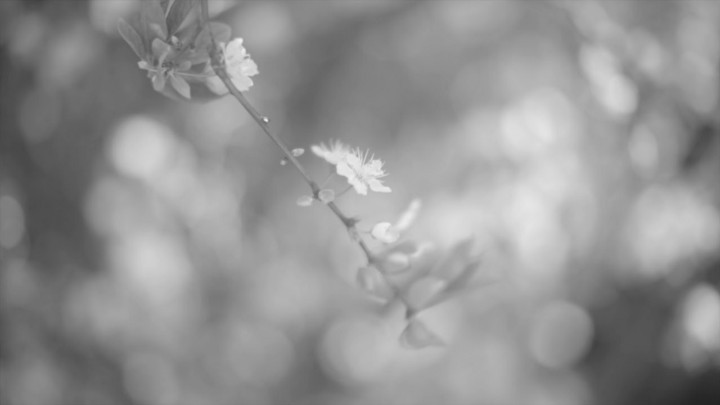
#> input picture Flower.jpeg, 720 x 405 px
$ jupyter execute --allow-errors Histogram_and_Histogram_Equalization_of_a_Gray_Scale_Image.ipynb
#> lines starting #> are read from the running program, lines starting #| are printed output that depends on the picture
**Histogram:**
Histogram is considered as a graph or plot which is related to frequency of pixels in an Gray Scale Image
with pixel values (ranging from 0 to 255). Grayscale image is an image in which the value of each pixel is a single sample, that is, it carries only intensity information where pixel value varies from 0 to 255. Images of this sort, also known as black-and-white, are composed exclusively of shades of gray, varying from black at the weakest intensity to white at the strongest where Pixel can be considered as a every point in an image.

**Histogram Equalization:** Histogram equalization is a technique for adjusting image intensities to enhance contrast.

**Why Do You Use Histogram Equalization?**
Histogram Equalization can be used when you have images that look washed out because they do not have sufficient contrast. In such photographs, the light and dark areas blend together creating a flatter image that lacks highlights and shadows.

In computer vision and image processing tasks, blurry areas of images do not contain much information due to lack of contrast. For example, we can talk about 'Flower.jpeg' to visualize the wash out effect.

But not to be worried. We can use histogram equalization to overcome this problem.

**What is skimage and Why Should We Use it?**

There are multiple libraries and frameworks in Python that let us work with image data. So why should we use skimage? It’s a fair question so let me answer that here before we dive into the histogram analysis.

Scikit-image, or skimage, is an open source Python package designed for image preprocessing.

If you have previously worked with sklearn, getting started with skimage will be a piece of cake. Even if you are completely new to Python, skimage is fairly easy to learn and use.

What I really like about skimage is that it has a well-structured documentation that lists down all the modules, sub-modules and functions provided within skimage.

[cell 1]
import cv2 as cv
import numpy as np
from matplotlib import pyplot as plt
from google.colab.patches import cv2_imshow

[cell 2]
import skimage.color
import skimage.io
from skimage import data, exposure

[cell 3]
from google.colab import files
uploaded = files.upload()
#> the answer given: Flower.jpeg

[cell 4]
img = cv.imread("Flower.jpeg")
#> img is the input picture: shape (405, 720, 3); min 34, max 240, mean 146.1

[cell 5]
# display the image
fig, ax = plt.subplots()
plt.imshow(img, cmap="gray")

[cell 6]
hist,bins = np.histogram(img.flatten(),256,[0,255])
#> hist = 256 values, max 13455 at index 158, min 0 at index 0, mean 3417.2; bins = 257 values from 0 to 255
cdf = hist.cumsum()
#> cdf = 256 values from 0 to 874800
cdf_normalized = cdf * float(hist.max()) / cdf.max()
#> cdf_normalized = 256 values from 0 to 13455
plt.plot(cdf_normalized, color = 'b')
plt.hist(img.flatten(),256,[0,255], color = 'r')
plt.xlim([0,255])
plt.legend(('cdf','histogram'), loc = 'upper left')
plt.show()
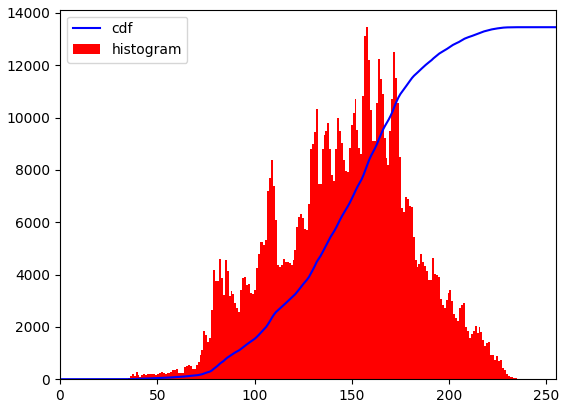
#> figure drawn by matplotlib, 1 panel; tallest bar 13455 high, from x = 157.4 to 158.4; curve peaks at x = 240, y = 13455

As displayed in the histogram above, the majority of the pixel intensity ranges between 125 and 175, peaking around at 150. However, you can also see that the far left and right areas do not have any pixel intensity values. This reveals that our test image has poor contrast.

To fix this, we will utilize OpenCV-Python’s .equalizeHist() method to spreads out the pixel intensity values. We will assign the resulting image as the variable ‘equ’.

[cell 7]
equ = exposure.equalize_hist(img)
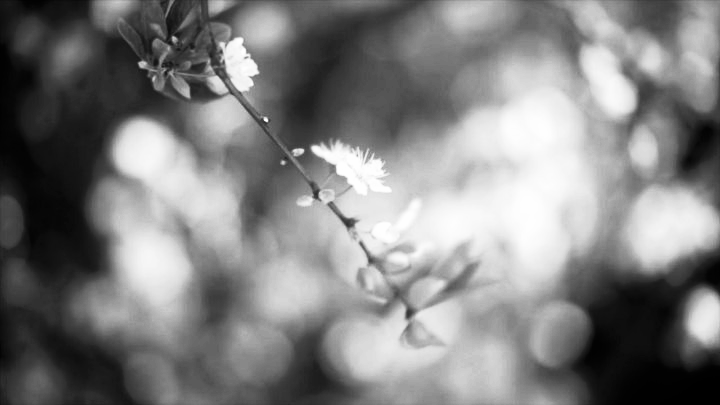
#> equ: shape (405, 720, 3) float64; min 1.03e-05, max 1, mean 0.504

[cell 8]
# display the image
fig, ax = plt.subplots()
plt.imshow(equ, cmap="gray")

If you compare the two images above, you will find that the histogram equalized image has better contrast. It has areas that are darker as well as brighter than the original image.

Now, let’s compare the original and the equalized histograms. We will use the same code that we used to view the original histogram.

[cell 9]
from google.colab import files
uploaded = files.upload()
#> the answer given: Flower.jpeg

$ run again, with Color Image.png saved as Flower.jpeg
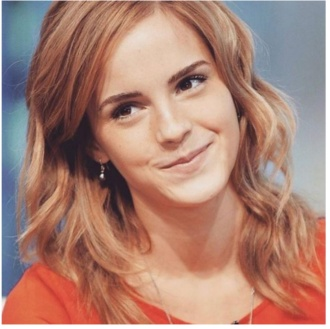
#> input picture Color Image.png, 330 x 329 px
#> img is the input picture: shape (329, 330, 3); mean B, G, R 117.3, 130.2, 171.2
#> hist = 256 values, max 5404 at index 255, min 0 at index 0, mean 1272.3; bins = 257 values from 0 to 255
#> cdf = 256 values from 0 to 325710
#> cdf_normalized = 256 values from 0 to 5404
#> `plt.show()`:
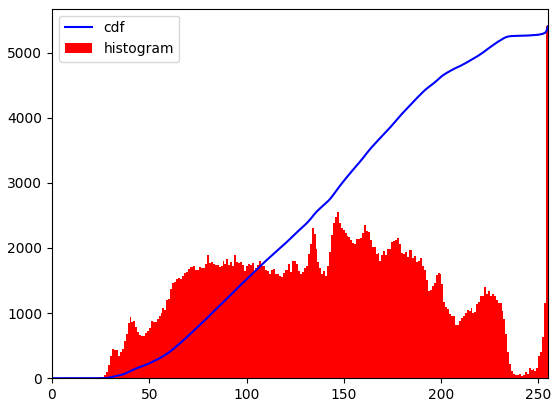
#> figure drawn by matplotlib, 1 panel; tallest bar 5404 high, from x = 254 to 255; curve peaks at x = 255, y = 5404
#> `equ = exposure.equalize_hist(img)`:
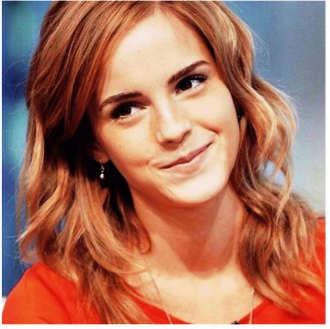
#> equ: shape (329, 330, 3) float64; mean B, G, R 0.383, 0.453, 0.672

$ run again, with Input Image.png saved as Flower.jpeg
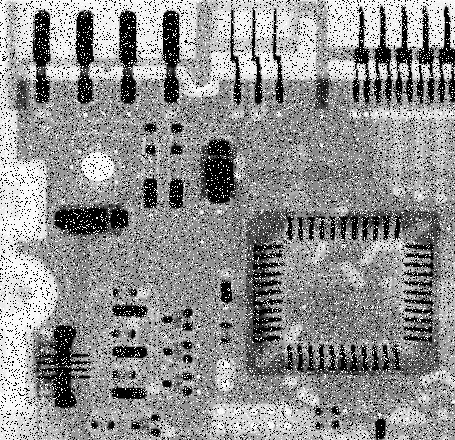
#> input picture Input Image.png, 455 x 440 px
#> img is the input picture: shape (440, 455, 3); min 0, max 255, mean 144.1
#> hist = 256 values, max 59628 at index 0, min 99 at index 27, mean 2346.1; bins = 257 values from 0 to 255
#> cdf = 256 values from 59628 to 600600
#> cdf_normalized = 256 values from 5919.9 to 59628
#> `plt.show()`:
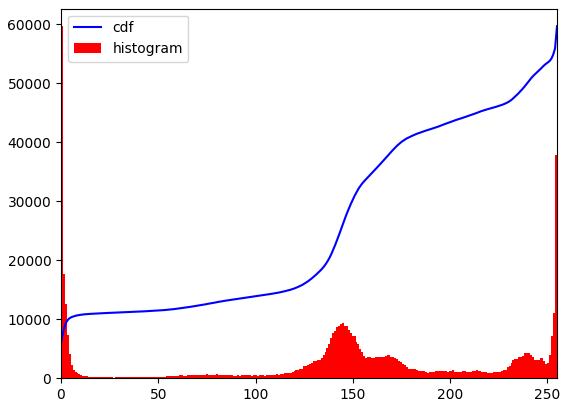
#> figure drawn by matplotlib, 1 panel; tallest bar 59628 high, from x = 0 to 0.996; curve peaks at x = 255, y = 59628
#> `equ = exposure.equalize_hist(img)`:
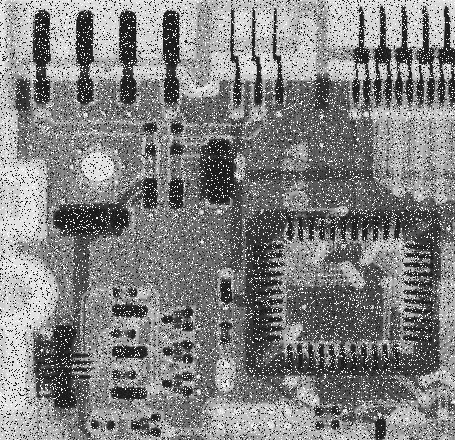
#> equ: shape (440, 455, 3) float64; min 0.0993, max 1, mean 0.51
